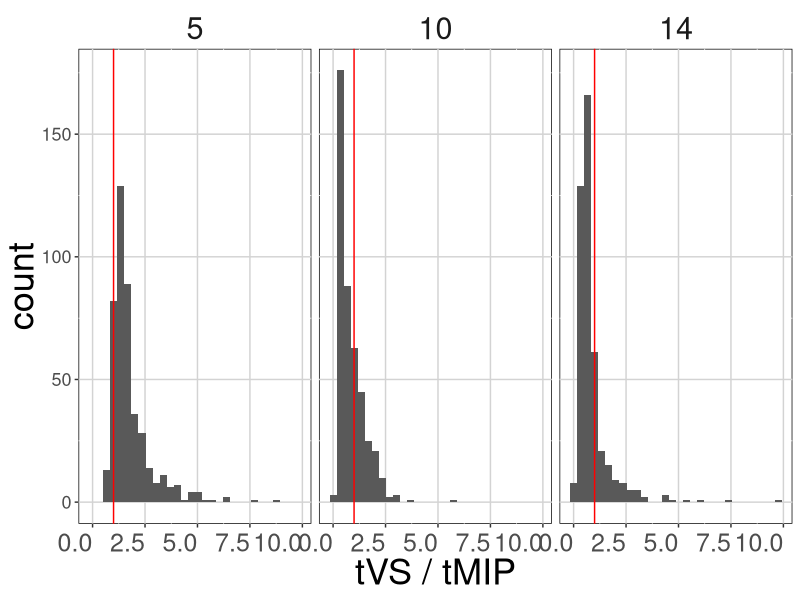
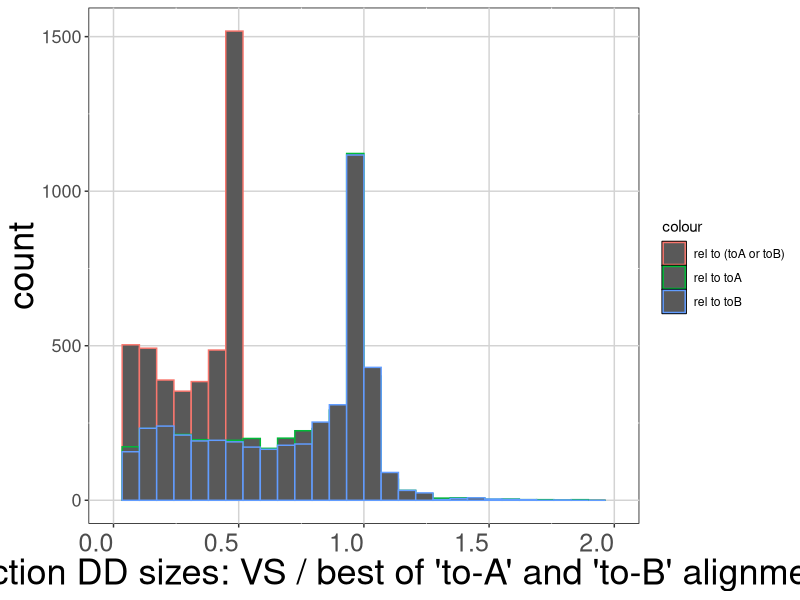
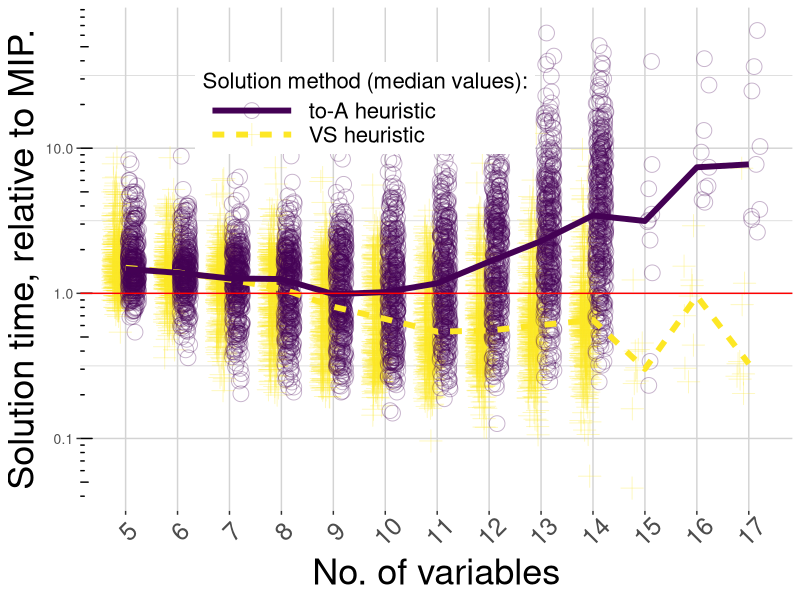

Write the R code that produced these figures, in order.
library(ggplot2)
library(dplyr)
library(viridis)

df = read.csv("./run_logs/jUFLP_cm.csv", stringsAsFactors = FALSE)
str(df)


df$isize_VS_rel = df$int_VS / pmin(df$int_toA, df$int_toB)
df$tVS_rel = df$tDD_VS / (df$tDD_toA + df$tDD_toB)
df$tVS_relA = df$tDD_VS / df$tDD_toA
df$tVS_relB = df$tDD_VS / df$tDD_toB

ggplot(filter(df, n %in% c(5, 10, 14)))+
  geom_histogram(aes(x=tDD_VS / tMIP))+
  theme(
    axis.text.x = element_text(vjust = 0.5, hjust = 1, size=18),
    axis.text.y = element_text(size=13),
    axis.title.x = element_text(size = 26),
    axis.title.y = element_text(size = 26, margin = margin(t=50)),
    panel.background = element_rect(fill = NA, color = "black"),
    panel.grid.major = element_line(size = 0.5, linetype = 'solid',
                                    color = "lightgrey"),
    strip.text.x = element_text(size = 22),
    strip.text.y = element_text(size=22),
    strip.background = element_blank())+
  geom_vline(xintercept = 1.0, color="red")+
  xlab("tVS / tMIP")+
  facet_wrap(n ~ .)

ggplot(df)+
  geom_histogram(aes(x=tVS_rel, color="rel to (toA or toB)"))+
  geom_histogram(aes(x=tVS_relA, color="rel to toA"))+
  geom_histogram(aes(x=tVS_relB, color="rel to toB"))+
  theme(
    axis.text.x = element_text(vjust = 0.5, hjust = 1, size=18),
    axis.text.y = element_text(size=13),
    axis.title.x = element_text(size = 26),
    axis.title.y = element_text(size = 26, margin = margin(t=50)),
    panel.background = element_rect(fill = NA, color = "black"),
    panel.grid.major = element_line(size = 0.5, linetype = 'solid',
                                    color = "lightgrey"),
    strip.text.x = element_text(size = 22),
    strip.text.y = element_text(size=22),
    strip.background = element_blank())+
  xlab("Intersection DD sizes: VS / best of 'to-A' and 'to-B' alignment.")+
  xlim(c(0, 2.0))

with(filter(df, n > 13),
     sum(isize_VS_rel < 1.0) / sum(isize_VS_rel > 0.0))

nrow(df)


df_means = df %>%
  group_by(n) %>%
  summarise(
    median_VS_time = median(tDD_VS / tMIP),
    median_toA_time = median(tDD_toA / tMIP)
    ## median_toB_time = median(tDD_toB),
    ## median_MIP_time = median(tMIP)
  )

ggplot(df)+
  geom_jitter(aes(x=n-0.15, y=tDD_VS / tMIP, color="VS heuristic"), shape=3, size=5, alpha=0.3, width=0.1)+
  geom_jitter(aes(x=n+0.15, y=tDD_toA / tMIP, color="to-A heuristic"), shape=1, size=5, alpha=0.3, width=0.1)+
  ## geom_jitter(aes(x=n, y=tMIP, color="MIP"), shape=2, size=5, alpha=0.3, width=0.1)+
  scale_x_continuous(
    breaks = seq(min(df$n),max(df$n),by = 1),
    minor_breaks = seq(min(df$n),max(df$n), by=1)
  )+
  scale_color_viridis(discrete=TRUE) +
  annotation_logticks(sides = "l")+
  scale_y_log10(labels=scales::comma)+
  labs(x="No. of variables",y="Solution time, relative to MIP.")+
  geom_line(data=df_means, aes(x=n, y=median_VS_time,
                               color="VS heuristic",
                               linetype="VS heuristic"), size=2)+
  ## geom_line(data=df_means, aes(x=n, y=median_MIP_time,
  ##                              color="MIP",
  ##                              linetype="MIP"), size=2)+
  geom_line(data=df_means, aes(x=n, y=median_toA_time,
                               color="to-A heuristic",
                               linetype="to-A heuristic"), size=2)+
  guides(color=guide_legend("Solution method (median values):"),
         linetype=guide_legend("Solution method (median values):"))+
  geom_hline(yintercept = 1.0, color="red")+
  theme(
    legend.position = c(0.4, 0.8),
    legend.direction = "vertical",
    legend.title = element_text(size=16),
    legend.text = element_text(size=16),
    legend.key = element_blank(),
    legend.key.width = unit(2.5,"cm"),
    axis.text.x = element_text(size=18,angle=45,vjust = 0.7),
    axis.text.y = element_text(size=10),
    axis.title.x = element_text(size = 26),
    axis.title.y = element_text(size = 26),
    panel.background = element_blank(),
    panel.grid.major = element_line(size = 0.5, linetype = 'solid',
                                    colour = "lightgrey"),
    panel.grid.minor.x = element_line(size=0.25,linetype = 'solid', colour = "lightgrey"),
    panel.grid.minor.y = element_line(size=0.25,linetype = 'solid', colour = "lightgrey"))
